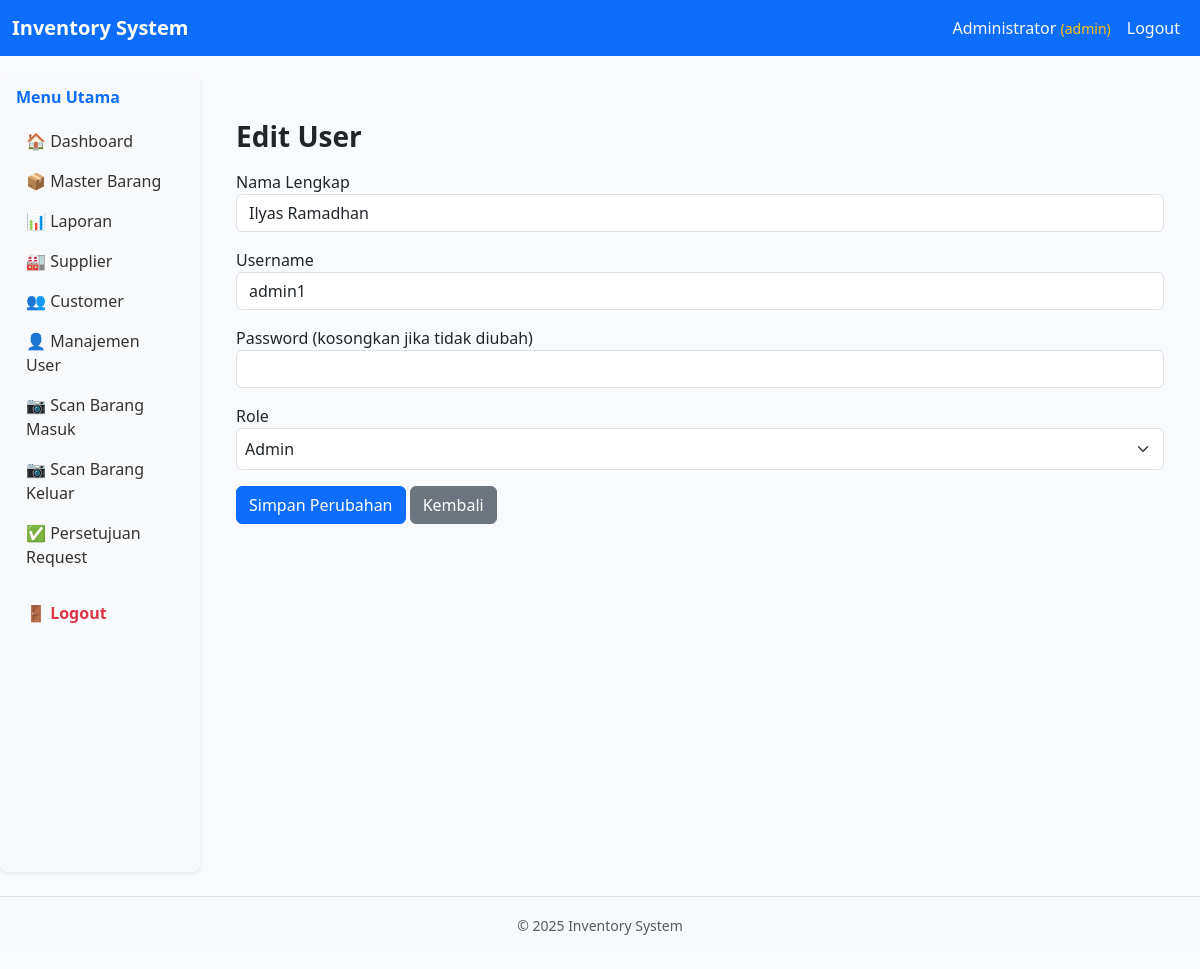
The app's page /pages/user/user_edit.php?id=2 (signed in) with its own data.
### tables this page shows
CREATE TABLE `users` (
  `id_user` int(11) NOT NULL,
  `username` varchar(50) NOT NULL,
  `password` varchar(255) NOT NULL,
  `role` enum('admin','operator','supplier','customer') NOT NULL,
  `nama_lengkap` varchar(100) NOT NULL
);

### pages/user/user_edit.php (the view, shortened to what this page needs)
<?php
require_once "../../config/db.php";
include "../../includes/header.php";
include "../../includes/sidebar.php";
$id = intval($_GET['id']);
$user = mysqli_fetch_assoc(mysqli_query($conn, "SELECT * FROM users WHERE id_user=$id"));
?>
<div class="container mt-4">
    <h3>Edit User</h3>
    <form method="POST" class="mt-3">
        <div class="mb-3">
            <label>Nama Lengkap</label>
            <input type="text" name="nama_lengkap" class="form-control" value="<?= htmlspecialchars($user['nama_lengkap']) ?>" required>
        </div>
        <div class="mb-3">
            <label>Username</label>
            <input type="text" name="username" class="form-control" value="<?= htmlspecialchars($user['username']) ?>" required>
        </div>
        <div class="mb-3">
            <label>Password (kosongkan jika tidak diubah)</label>
            <input type="password" name="password" class="form-control">
        </div>
        <div class="mb-3">
            <label>Role</label>
            <select name="role" class="form-select" required>
                <option value="admin" <?= $user['role']=='admin'?'selected':'' ?>>Admin</option>
            </select>
        </div>
        <button type="submit" name="update_user" class="btn btn-primary">Simpan Perubahan</button>
        <a href="pages/user/user.php" class="btn btn-secondary">Kembali</a>
    </form>
</div>
<?php include "../../includes/footer.php"; ?>

### assets/style.css (style rules this page uses)
.container { max-width: 100%; }
select.form-select { padding: 8px; }
body { background-color: #f9fafc; }
h3, h2, h1 { color: #212529; font-weight: 600; }
.btn { border-radius: 6px; transition: all 0.2s ease-in-out; }

### records on screen
users: nama_lengkap "Ilyas Ramadhan", username "admin1", role "Admin"

### other values on screen
$_SESSION['nama_lengkap'] "Administrator"
$_SESSION['role'] "admin"
